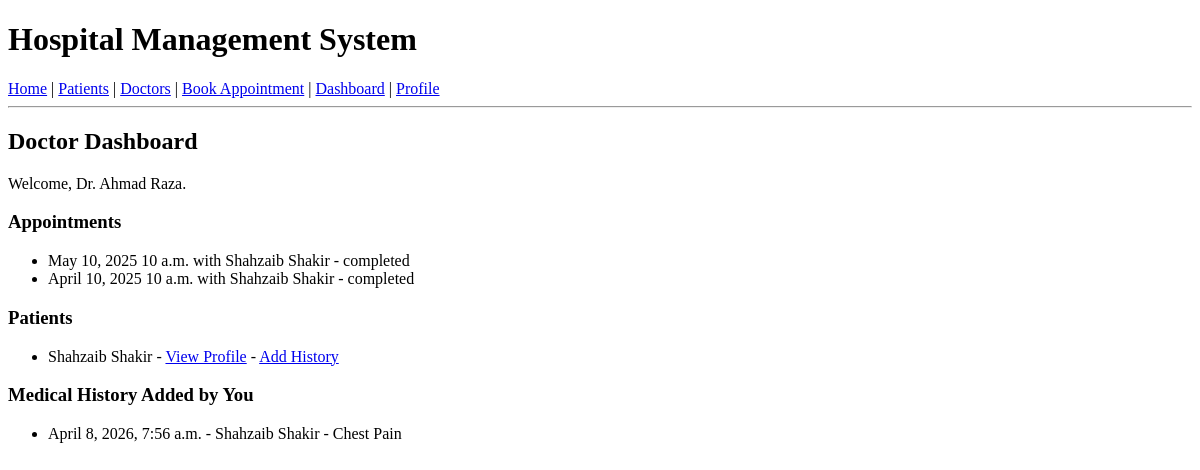
The app's page /dashboard/doctor/ (signed in), older data.
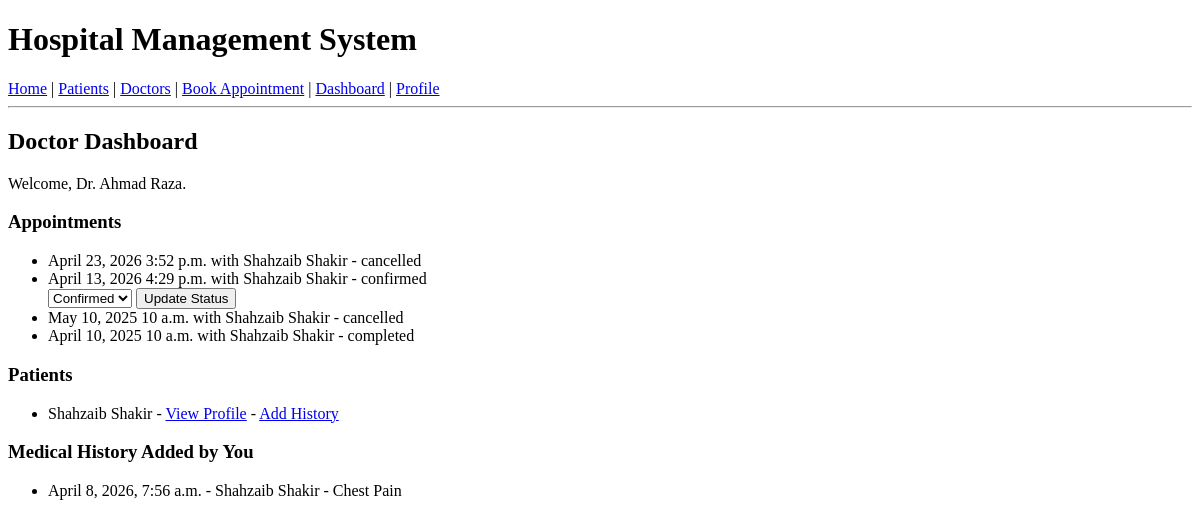
The same page, newer data.
### doctors/models.py (models this page shows, shortened)
class Appointments(models.Model):
    STATUS_CHOICES = [
        ('pending', 'Pending'),
        ('confirmed', 'Confirmed'),
        ('completed', 'Completed'),
        ('cancelled', 'Cancelled'),
    ]
    doctor=models.ForeignKey(DoctorProfile,on_delete=models.CASCADE,related_name='appointments')
    patient=models.ForeignKey(PatientProfile,on_delete=models.CASCADE,related_name='appointments')
    appointment_date = models.DateField()
    appointment_time = models.TimeField()
    status = models.CharField(max_length=20, choices=STATUS_CHOICES, default='pending')
    reason = models.TextField(null=True, blank=True)
    created_at = models.DateTimeField(auto_now_add=True)
    class Meta:
        unique_together=['doctor','appointment_time','appointment_date']

### patients/models.py (models this page shows, shortened)
class PatientProfile(models.Model):
    user=models.OneToOneField(User,on_delete=models.CASCADE,related_name='patient_profile')
    blood_group=models.CharField(max_length=10,null=True,blank=True)
    Address=models.TextField(null=True,blank=True)
    date_of_birth = models.DateField(null=True, blank=True)
    phone = models.CharField(max_length=15, null=True, blank=True)
    emergency_contact = models.CharField(max_length=15, null=True, blank=True)

class MedicalHistory(models.Model):
    patient = models.ForeignKey(PatientProfile, on_delete=models.CASCADE, related_name='medical_histories')
    diagnosis = models.TextField()
    treatment = models.TextField()
    prescribed_medications = models.TextField(null=True, blank=True)
    notes = models.TextField(null=True, blank=True)
    visit_date = models.DateTimeField(auto_now_add=True)
    doctor = models.ForeignKey(User, on_delete=models.SET_NULL, null=True, related_name='patient_visits')

### accounts/models.py (models this page shows, shortened)
class User(AbstractUser):
    role_choices = [
        ('patient', 'Patient'),
        ('doctor', 'Doctor'),
        ('receptionist', 'Receptionist'),
        ('admin', 'Admin'),
    ]
    name = models.CharField(max_length=255)
    role = models.CharField(choices=role_choices, max_length=20, default='patient')

### hospitalmanagementsystem/views.py (the view)
# urls.py: path('dashboard/doctor/',doctor_dashboard,name='doctor_dashboard'),
def doctor_dashboard(request):
    doctor = None
    appointments = []
    patients = []
    histories = []
    if request.user.is_authenticated and getattr(request.user, 'role', None) == 'doctor':
        doctor = DoctorProfile.objects.filter(user=request.user).first()
        if doctor:
            appointments = doctor.appointments.select_related('patient__user').order_by('-appointment_date', '-appointment_time')
            patients = PatientProfile.objects.filter(appointments__doctor=doctor).distinct().order_by('user__name')
            histories = MedicalHistory.objects.filter(doctor=request.user).select_related('patient__user').order_by('-visit_date')
    return render(request, 'dashboards/doctor_dashboard.html', {
        'doctor': doctor,
        'appointments': appointments,
        'patients': patients,
        'histories': histories,
    })

### templates/dashboards/doctor_dashboard.html (shortened to what this page needs)
{% extends 'base.html' %}
{% block content %}
<h2>Doctor Dashboard</h2>
{% if doctor %}
  <p>Welcome, Dr. {{ doctor.user.name }}.</p>
  <h3>Appointments</h3>
  <ul>
    {% for appointment in appointments %}
      <li>
        {{ appointment.appointment_date }} {{ appointment.appointment_time }}
        with {{ appointment.patient.user.name }} - {{ appointment.status }}
        {% if appointment.status != 'completed' and appointment.status != 'cancelled' %}
          <form method="post" action="{% url 'appointment-status-update-frontend' appointment.pk %}">
            <select name="status">
              <option value="confirmed" {% if appointment.status == 'confirmed' %}selected{% endif %}>Confirmed</option>
            </select>
            <button type="submit">Update Status</button>
          </form>
        {% endif %}
      </li>
    {% empty %}
      <li>No appointments found.</li>
    {% endfor %}
  </ul>
  <h3>Patients</h3>
  <ul>
    {% for patient in patients %}
      <li>
        {{ patient.user.name }}
        - <a href="{% url 'patient_detail' patient.pk %}">View Profile</a>
        - <a href="{% url 'medical-history-add' patient.pk %}">Add History</a>
      </li>
    {% empty %}
      <li>No patients found.</li>
    {% endfor %}
  </ul>
  <h3>Medical History Added by You</h3>
  <ul>
    {% for history in histories %}
      <li>
        {{ history.visit_date }} - {{ history.patient.user.name }} - {{ history.diagnosis }}
      </li>
    {% empty %}
      <li>No medical history records found.</li>
    {% endfor %}
  </ul>
{% else %}
  <p>Your doctor profile was not found.</p>
{% endif %}
{% endblock %}

Row changes from the older to the newer data that the page shows:
added Appointments: appointment_date "April 23, 2026", appointment_time "3:52 p.m.", patient.user.name "Shahzaib Shakir", status "cancelled"
added Appointments: appointment_date "April 13, 2026", appointment_time "4:29 p.m.", patient.user.name "Shahzaib Shakir", status "confirmed", status "Confirmed"
changed Appointments "May 10, 2025": status "completed" → "cancelled"
